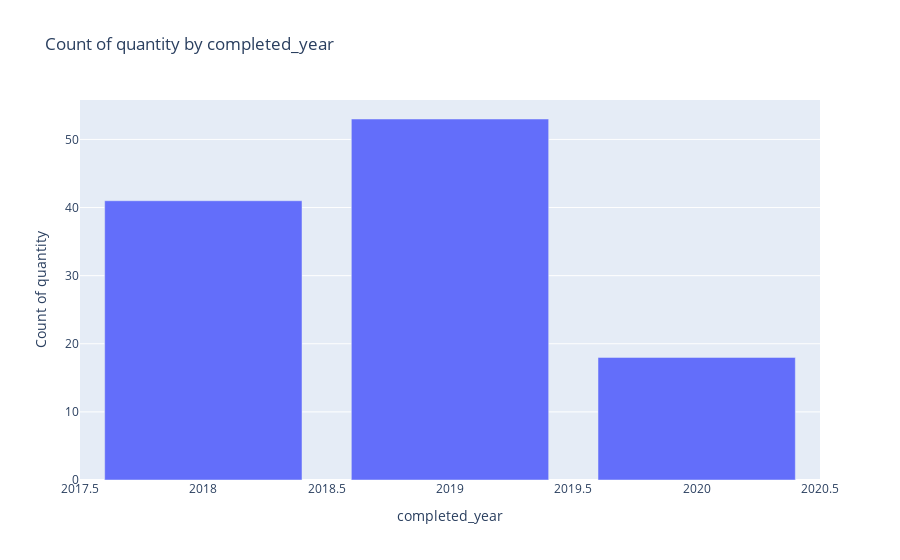

Here is the notebook cell this chart was saved with:
### Code cell
df =df_result_imputed
# DISCLAIMER: 'df' refers to the data you passed in when calling 'dtale.show'

import pandas as pd

if isinstance(df, (pd.DatetimeIndex, pd.MultiIndex)):
	df = df.to_frame(index=False)

# remove any pre-existing indices for ease of use in the D-Tale code, but this is not required
df = df.reset_index().drop('index', axis=1, errors='ignore')
df.columns = [str(c) for c in df.columns]  # update columns to strings in case they are numbers

chart_data = pd.concat([
	df['completed_year'],
	df['quantity'],
], axis=1)
chart_data = chart_data.sort_values(['completed_year'])
chart_data = chart_data.rename(columns={'completed_year': 'x'})
chart_data_count = chart_data.groupby(['x'])[['quantity']].count()
chart_data_count.columns = ['quantity|count']
chart_data = chart_data_count.reset_index()
chart_data = chart_data.dropna()

import plotly.graph_objs as go

charts = []
charts.append(go.Bar(
	x=chart_data['x'],
	y=chart_data['quantity|count']
))
figure = go.Figure(data=charts, layout=go.Layout({
    'barmode': 'group',
    'legend': {'orientation': 'h'},
    'title': {'text': 'Count of quantity by completed_year'},
    'xaxis': {'tickformat': '0:g', 'title': {'text': 'completed_year'}},
    'yaxis': {'tickformat': '0:g', 'title': {'text': 'Count of quantity'}, 'type': 'linear'}
}))

# If you're having trouble viewing your chart in your notebook try passing your 'chart' into this snippet:
#
# from plotly.offline import iplot, init_notebook_mode
#
init_notebook_mode(connected=True)
for chart in charts:
    chart.pop('id', None) # for some reason iplot does not like 'id'
    iplot(figure)

### Figure 1 — Plotly figure (JSON) as saved in the notebook; plotly's stock layout.template omitted (floating-point values rounded to 4 significant figures)
{"data": [{"type": "bar", "x": [2018, 2019, 2020], "y": [41, 53, 18]}], "layout": {"barmode": "group", "legend": {"orientation": "h"}, "title": {"text": "Count of quantity by completed_year"}, "xaxis": {"tickformat": "0:g", "title": {"text": "completed_year"}}, "yaxis": {"tickformat": "0:g", "title": {"text": "Count of quantity"}, "type": "linear"}}}
